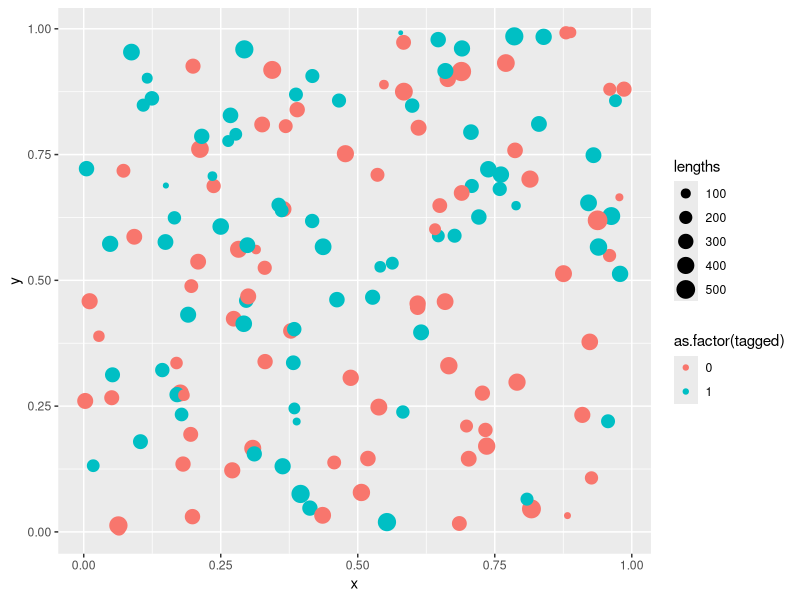
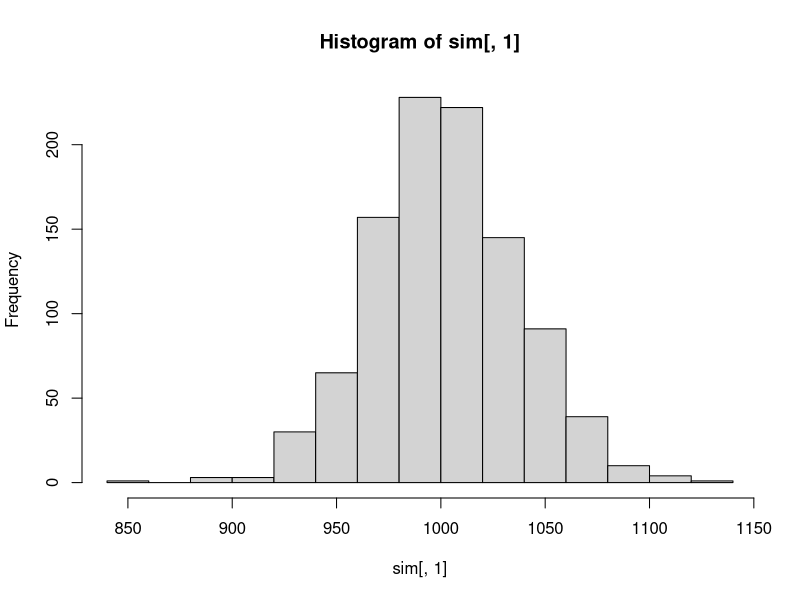
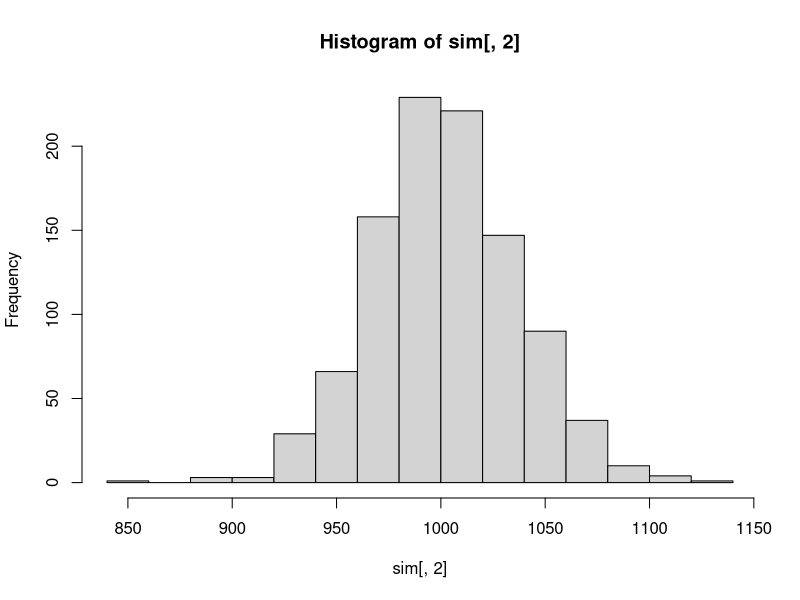

The R script that drew these images, in order:
library(tidyverse)



# Mark Recapture Simulation Study

mark_fish <- function(N, bias = "random", bias_amt = c(.7,.4)){
  
  # if bias criteria is met, the fish is tagged with probability bias[1], else prob is bias[2]
  # N is size of the entire fish population
  # they have normally distributed lengths
  
  
  #=========
  # initialize population - locations, lengths, and probability of being tagged
  #=========
  
  x <- runif(n=N, min = 0, max = 1)
  y <- runif(n=N, min = 0, max = 1)
  lengths <- rnorm(n = N, mean = 300, sd = 100)
  
  fish_pop <- data.frame(lengths, x, y)
  
  
  
  #========
  # tagging stage
  #========
  
  # all fish have equal probability of being captured
  
  if (bias == "random"){
  
    fish_pop$tagged <- rbinom(n = N, size = 1, p = .2)
  
  # if fish are in the top half of the lake, they get caught with .6 prob
  # bottom half have .1 prob of getting caught
  
  } else if (bias == "geo_bias") {
    
    num_true <- sum(fish_pop$y >= .5)
    num_false <- N-num_true
    
    fish_pop$tagged <- ifelse(fish_pop$y >= .5, rbinom(n = num_true, size = 1, p = bias_amt[1]), rbinom(n = num_false, size = 1, p = bias_amt[2]))
    
    # big fish have .6 chance of getting tagged
    # small fish .1
    
  } else if (bias == "size_bias"){
    
    num_true <- sum(fish_pop$length >= 400)
    num_false <- N-num_true
    
    fish_pop$tagged <- ifelse(fish_pop$length >= 400, rbinom(n = num_true, size = 1, p = bias_amt[1]), rbinom(n = num_false ,size = 1, p = bias_amt[2]))
  }
  
  
  # fish_pop$tagged <- as.factor(fish_pop$tagged)
  
  return(fish_pop)
  
  }



dat <- mark_fish(100, bias = "random")
dat <- mark_fish(150, bias = "size_bias")
dat <- mark_fish(150, bias = "geo_bias")
dat %>% ggplot(aes(x=x,y=y, color = as.factor(tagged), size = lengths)) + geom_point()




















recap_fish <- function(marked_pop, bias = "random", bias_amt = c(.7,.4)){
  
  N <- length(marked_pop$y)
  
  if (bias == "random"){
    
    marked_pop$recap <- rbinom(n = N, size = 1, p = .2)
    
    
  } else if (bias == "geo_bias") {
    
    # make a function to wrap these three lines -----==================================
    num_true <- sum(marked_pop$y >= .5)
    num_false <- N-num_true
    
    marked_pop$recap <- ifelse(marked_pop$y >= .5, rbinom(n = num_true, size = 1, p = bias_amt[1]), rbinom(n = num_false, size = 1, p = bias_amt[2]))
    
    # big fish have .6 chance of getting tagged
    # small fish .1
    
  } else if (bias == "size_bias"){
    
    num_true <- sum(marked_pop$length >= 350)
    num_false <- N-num_true
    
    marked_pop$recap <- ifelse(marked_pop$length >= 350, rbinom(n = num_true, size = 1, bias_amt[1]), rbinom(n = num_false, size = 1, bias_amt[2]))
    
  }
  marked_pop$both <- (marked_pop$tagged == 1 & marked_pop$recap == 1)
  return(marked_pop)
}
    
     
     
out <- mark_fish(1000) %>% recap_fish(bias = "geo_bias")
     
     
    
    n1 <- sum(as.logical(out$tagged))
    m <- sum(out$both)
    n2 <- sum(out$recap)
    
    n1*n2/m
    (n1+1)*(n2+1)/(m+1)
    
    
run_sim <- function(n){
  
  ests <- matrix(nrow = n, ncol = 2)
  i <- 1
  
  while (i < n){
    
    out <- mark_fish(1000, bias = "size_bias", bias_amt = c(.8,.4)) %>% recap_fish(bias = "geo_bias", bias_amt = c(.6,.4))
    
    n1 <- sum(as.logical(out$tagged))
    m <- sum(out$both)
    n2 <- sum(out$recap)
    lp <- n1*n2/m
    chap <- (n1+1)*(n2+1)/(m+1)
    ests[i,1] <- lp
    ests[i,2] <- chap
    
    i <- i+1
  }
  return(ests)
}


sim <- run_sim(1000)    

hist(sim[,1])
hist(sim[,2])
